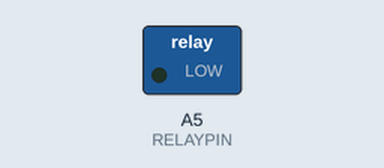
The sketch below on a simulated Arduino Uno, built with avr-gcc and run on an emulated ATmega328P. Parts: switched loads named in the sketch (green lamp = pin HIGH).

Above: at 0.6 s.
At 50.6 s:
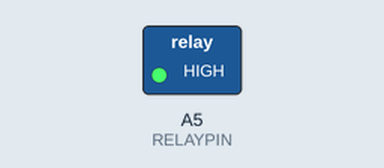
Timing chart, 0 to 55.4 s (numbered marks = the images above):
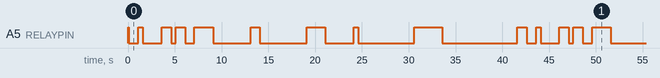

Measured:
- by itself, A5 (RELAYPIN): repeats every 42.5 s: HIGH 0.50 s, LOW 2.0 s, HIGH 1.0 s, LOW 0.50 s, HIGH 1.0 s, LOW 1.0 s, HIGH 2.0 s, LOW 4.0 s, HIGH 1.0 s, LOW 5.0 s, HIGH 2.0 s, LOW 3.0 s, HIGH 0.50 s, LOW 6.0 s, HIGH 3.0 s, LOW 8.0 s, HIGH 1.0 s, LOW 1.0 s
- by itself, everything shown: repeats every 42.5 s, in 18 steps

The sketch:

ChristmasLights.ino
```cpp
/* **********************************************************************************
 * 13/12/2016
 * Marco Panato
 *
 * Christmas Lights Program (relay with on/off time)
 *
 * Behavior:
 *    - system starts at 17.00 with canRun = true.
 *    - system runs until 00.00, then canRun = false.
 *    - system is stopped until 17.00, then canRun = true.
 * **********************************************************************************
 */

// **********************************************************************************
// Delay library
// **********************************************************************************
#include <AsyncDelay.h>

// 7 hours
#define DELAYON 25200000
// 24 hours
#define DELAYOFF 86400000

AsyncDelay delayOn;
AsyncDelay delayOff;

bool canRun;
// **********************************************************************************

// **********************************************************************************
// Pins
// **********************************************************************************
#define RELAYPIN A5
/// Define if the lights are connected to the NC port of the relay.
//#define RELAY_INVERTED
// **********************************************************************************

// **********************************************************************************
// Array of T_ON, T_OFF, T_ON, T_OFF, ... MUST BE ODD!
// **********************************************************************************
int delays[] = {
  1000,
  500,
  2000,
  1000,
  500,
  1000,
  1000,
  2000,
  4000,
  1000,
  5000,
  2000,
  3000,
  500,
  6000,
  3000,
  8000,
  1000
};
int delays_len = sizeof(delays)/sizeof(int);

#define ON 1
#define OFF 0
int state;

int pos;
// **********************************************************************************


// **********************************************************************************
//  Arduino initialization
// **********************************************************************************
void setup() {
  // Relay pin
  pinMode(RELAYPIN, OUTPUT);

  canRun = true; // Now are 17.00

  delayOn.start(DELAYON, AsyncDelay::MILLIS);
  delayOff.start(DELAYOFF, AsyncDelay::MILLIS);

  // System starts OFF
  pos = 0;
  state = OFF;
  applyState();

  delay(100);
}


// **********************************************************************************
//  Arduino loop
// **********************************************************************************
void loop() {
  if (canRun) {

    if (delayOn.isExpired()) {
      canRun = false;

      state = OFF;
      pos = 0;
      applyState();

    } else {

      switchState();
      delay(delays[pos]);
      pos = (pos+1)%delays_len;

    }

  } else {

    if (delayOff.isExpired()) {

      canRun = true;

      delayOff.repeat();
      delayOn.start(DELAYON, AsyncDelay::MILLIS);

    }

  }
}

void switchState() {
  state = !state;
  applyState();
}

void applyState() {
  #ifdef RELAY_INVERTED
    digitalWrite(RELAYPIN, state == ON ? HIGH : LOW);
  #else
    digitalWrite(RELAYPIN, state == ON ? LOW : HIGH);
  #endif
}
```
